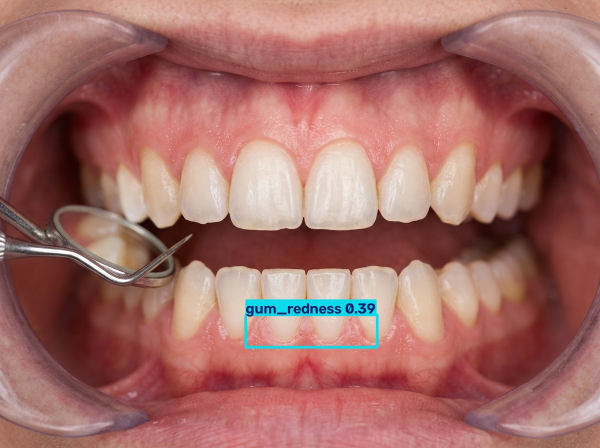
#> input picture DentalAI-Model/runs/predict/test_inference/front_sample.jpg, 1200 x 896 px, found by its file name (shown at 1/2 size)
$ python create_dataset.py
#> lines starting #> are read from the running program, lines starting #| are printed output that depends on the picture
import os
import random
import numpy as np
from PIL import Image, ImageEnhance, ImageFilter

SEED = 42
random.seed(SEED)
np.random.seed(SEED)

BASE_DIR = r"e:\Dental AI Website\DentalAI-Model"
DATASET_DIR = os.path.join(BASE_DIR, "dataset")
SAMPLE_DIR = r"e:\Dental AI Website\frontend\public\samples"

# Target classes per workflow doc
CLASSES = {
    0: "suspected_caries",
    1: "gum_redness",
    2: "tooth_discoloration",
    3: "tooth_chip",
    4: "oral_lesion"
}

# Base images
base_images = {
    "front": Image.open(os.path.join(SAMPLE_DIR, "front_sample.jpg")).convert("RGB"),
    "upper": Image.open(os.path.join(SAMPLE_DIR, "upper_sample.jpg")).convert("RGB"),
    "lower": Image.open(os.path.join(SAMPLE_DIR, "lower_sample.jpg")).convert("RGB"),
}
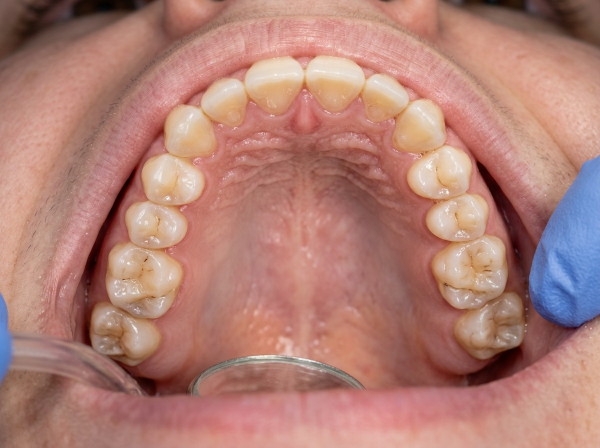
#> input picture DentalAI-Model/runs/predict/test_inference/upper_sample.jpg, 1200 x 896 px, found by its file name (shown at 1/2 size)
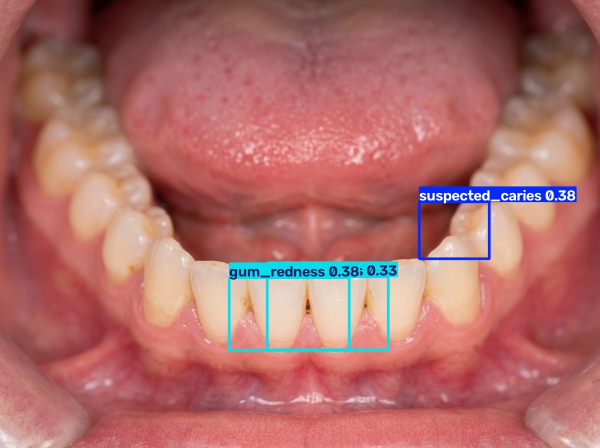
#> input picture DentalAI-Model/runs/predict/test_inference/lower_sample.jpg, 1200 x 896 px, found by its file name (shown at 1/2 size)

# Template findings for each view
# Format: list of (class_id, x_center, y_center, width, height)
VIEW_TEMPLATES = {
    "front": [
        # (class_id, xc, yc, w, h)
        (1, 0.500, 0.742, 0.210, 0.065),  # marginal gum redness
        (2, 0.275, 0.420, 0.100, 0.150),  # canine discoloration
    ],
    "front_chipped": [
        (1, 0.500, 0.742, 0.210, 0.065),
        (3, 0.490, 0.515, 0.060, 0.070),  # incisal edge chip
    ],
    "upper": [
        (0, 0.225, 0.632, 0.120, 0.165),  # occlusal caries
        (2, 0.760, 0.620, 0.110, 0.140),  # opposite pit discoloration
    ],
    "upper_lesion": [
        (0, 0.225, 0.632, 0.120, 0.165),
        (4, 0.500, 0.430, 0.100, 0.100),  # palatal mucosal lesion
    ],
    "lower": [
        (1, 0.478, 0.702, 0.235, 0.165),  # anterior gingival redness
        (0, 0.760, 0.515, 0.120, 0.130),  # molar caries
    ],
    "lower_clean": []  # empty label for normal case
}

# Define 16 patients with assigned conditions
PATIENTS = [
    # Train set (11 patients: ~69%)
    {"id": "pt_01", "split": "train", "views": {"front": "front", "upper": "upper", "lower": "lower"}},
    {"id": "pt_02", "split": "train", "views": {"front": "front_chipped", "upper": "upper_lesion", "lower": "lower"}},
    {"id": "pt_03", "split": "train", "views": {"front": "front", "upper": "upper", "lower": "lower_clean"}},
    {"id": "pt_04", "split": "train", "views": {"front": "clean", "upper": "upper", "lower": "lower"}},
    {"id": "pt_05", "split": "train", "views": {"front": "front_chipped", "upper": "upper", "lower": "lower"}},
    {"id": "pt_06", "split": "train", "views": {"front": "front", "upper": "upper_lesion", "lower": "lower"}},
    {"id": "pt_07", "split": "train", "views": {"front": "clean", "upper": "clean", "lower": "lower"}},
    {"id": "pt_08", "split": "train", "views": {"front": "front", "upper": "upper", "lower": "lower"}},
    {"id": "pt_09", "split": "train", "views": {"front": "front_chipped", "upper": "clean", "lower": "lower"}},
    {"id": "pt_10", "split": "train", "views": {"front": "front", "upper": "upper_lesion", "lower": "lower_clean"}},
    {"id": "pt_11", "split": "train", "views": {"front": "front", "upper": "upper", "lower": "lower"}},
    # Val set (2 patients: ~12.5%)
    {"id": "pt_12", "split": "val", "views": {"front": "front", "upper": "upper", "lower": "lower"}},
    {"id": "pt_13", "split": "val", "views": {"front": "front_chipped", "upper": "upper_lesion", "lower": "lower_clean"}},
    # Test set (3 patients: ~18.5%)
    {"id": "pt_14", "split": "test", "views": {"front": "front", "upper": "upper", "lower": "lower"}},
    {"id": "pt_15", "split": "test", "views": {"front": "front_chipped", "upper": "upper_lesion", "lower": "lower"}},
    {"id": "pt_16", "split": "test", "views": {"front": "clean", "upper": "upper", "lower": "lower_clean"}},
]

def augment_image_and_boxes(img, boxes, variation_index):
    """
    Applies realistic clinical variations (lighting, color balance, contrast)
    and slight affine variations with box recalculation.
    """
    # 1. Photometric adjustments
    bright_factor = 0.88 + (hash((variation_index, 1)) % 25) / 100.0  # 0.88 - 1.13
    contrast_factor = 0.90 + (hash((variation_index, 2)) % 22) / 100.0 # 0.90 - 1.12
    color_factor = 0.85 + (hash((variation_index, 3)) % 30) / 100.0    # 0.85 - 1.15

    img_mod = ImageEnhance.Brightness(img).enhance(bright_factor)
    img_mod = ImageEnhance.Contrast(img_mod).enhance(contrast_factor)
    img_mod = ImageEnhance.Color(img_mod).enhance(color_factor)

    # 2. Slight spatial translation
    # dx, dy in normalized coords (-0.02 to 0.02)
    dx = ((hash((variation_index, 4)) % 10) - 5) / 250.0
    dy = ((hash((variation_index, 5)) % 10) - 5) / 250.0
    w, h = img.size
    px_dx = int(dx * w)
    px_dy = int(dy * h)

    # Shift image
    img_shifted = Image.new("RGB", (w, h), (0, 0, 0))
    img_shifted.paste(img_mod, (px_dx, px_dy))

    # Adjust boxes
    adjusted_boxes = []
    for cls_id, xc, yc, bw, bh in boxes:
        new_xc = min(max(xc + dx, bw / 2), 1.0 - bw / 2)
        new_yc = min(max(yc + dy, bh / 2), 1.0 - bh / 2)
        adjusted_boxes.append((cls_id, round(new_xc, 4), round(new_yc, 4), round(bw, 4), round(bh, 4)))

    return img_shifted, adjusted_boxes

def generate_dataset():
    counts = {"train": 0, "val": 0, "test": 0}
    class_counts = {cid: 0 for cid in CLASSES}

    for p_idx, patient in enumerate(PATIENTS):
        pid = patient["id"]
        split = patient["split"]

        for view_key in ["front", "upper", "lower"]:
            condition = patient["views"][view_key]
            base_img = base_images[view_key]

            if condition == "clean":
                raw_boxes = []
            else:
                raw_boxes = VIEW_TEMPLATES.get(condition, [])

            # Augment
            aug_img, boxes = augment_image_and_boxes(base_img, raw_boxes, p_idx * 10 + len(view_key))

            # Resize to 640x640 or standard 640 max dim for YOLO
            aug_img_resized = aug_img.resize((640, 640), Image.Resampling.LANCZOS)

            # File names
            file_stem = f"{pid}_{view_key}"
            img_path = os.path.join(DATASET_DIR, "images", split, f"{file_stem}.jpg")
            lbl_path = os.path.join(DATASET_DIR, "labels", split, f"{file_stem}.txt")

            # Save image
            aug_img_resized.save(img_path, quality=92)

            # Save label file
            with open(lbl_path, "w", encoding="utf-8") as f:
                for cls_id, xc, yc, bw, bh in boxes:
                    f.write(f"{cls_id} {xc:.4f} {yc:.4f} {bw:.4f} {bh:.4f}\n")
                    class_counts[cls_id] += 1

            counts[split] += 1
#> this loop made 16 passes
#> pid on passes 2 to 13: 'pt_02', 'pt_03', 'pt_04', 'pt_05', 'pt_06', 'pt_07', 'pt_08', 'pt_09', 'pt_10', 'pt_11', 'pt_12', 'pt_13'
#> pass 1, in augment_image_and_boxes, `img_mod = ImageEnhance.Brightness(img).enhance(bright_factor)`:
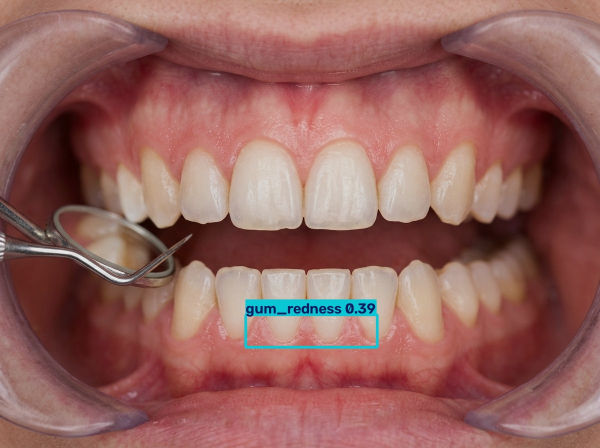
#> img_mod: PIL image 1200x896 RGB (shown at 1/2 size); mean R, G, B 148.2, 99, 93.7
#> after the loop:
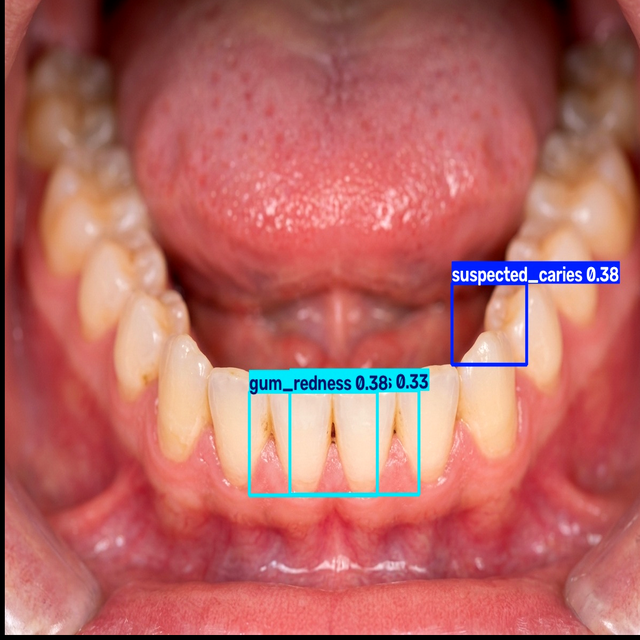
#> aug_img_resized: PIL image 640x640 RGB; mean R, G, B 181.4, 103.2, 98.6
#> base_img is the input picture: PIL image 1200x896 RGB; mean R, G, B 174.4, 107.9, 104.2
#> after the loop, class_counts = {0: 26, 1: 25, 2: 17, 3: 5, 4: 5}; counts = {'train': 33, 'val': 6, 'test': 9}

    print("Dataset generation complete!")
    print(f"Images count per split: {counts}")
#| Images count per split: {'train': 33, 'val': 6, 'test': 9}
    print("Class annotations count:")
    for cid, name in CLASSES.items():
        print(f"  Class {cid} ({name}): {class_counts[cid]} annotations")
#> this loop made 5 passes
#> name on passes 1 to 5: 'suspected_caries', 'gum_redness', 'tooth_discoloration', 'tooth_chip', 'oral_lesion'
#|   Class 0 (suspected_caries): 26 annotations
#|   Class 1 (gum_redness): 25 annotations
#|   Class 2 (tooth_discoloration): 17 annotations
#|   Class 3 (tooth_chip): 5 annotations
#|   Class 4 (oral_lesion): 5 annotations

if __name__ == "__main__":
    generate_dataset()
